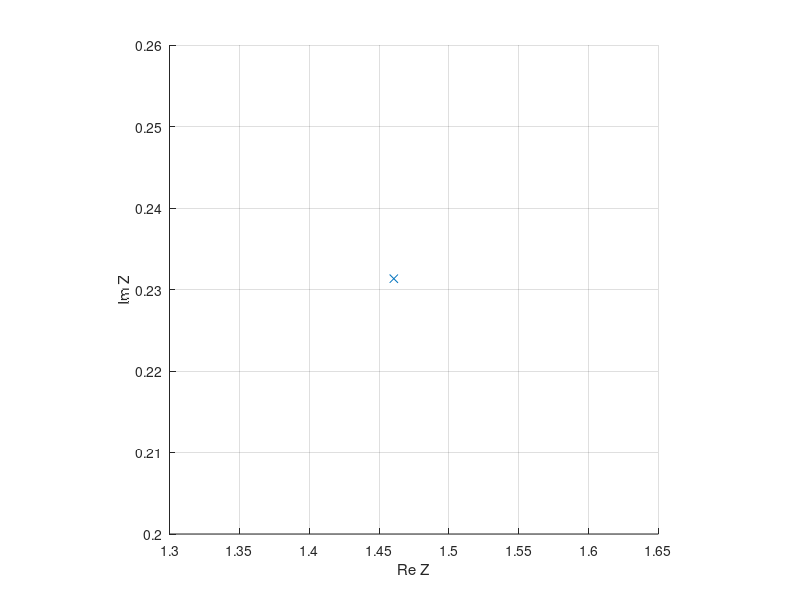

This figure's MATLAB source:
% Oppgaver uke 4, oppg. 1:

x=input('Skriv inn real-verdien.');
y=input('Skriv inn imaginær-verdien.');
n=input('Skriv inn det komplekse tallets potensverdi');

%Finner R og thetha for å sette opp uttrykk i for-løkken
zn=(x+1i*y);
r=abs(zn);
tetha=angle(zn)+2*pi;

% Oppsett av plot:

xlabel('Re Z')
ylabel('Im Z')
grid on
axis square
hold on

% Plotting av løsningen:

% for m=0:1:(n-1)
  %  z=2*exp(i*pi/3+m*pi/2)
  %  plot(real(z),imag(z),'x')
% end

m=0;
z=(zn+2*m*pi)^(1/n)
plot(real(z),imag(z),'x')
